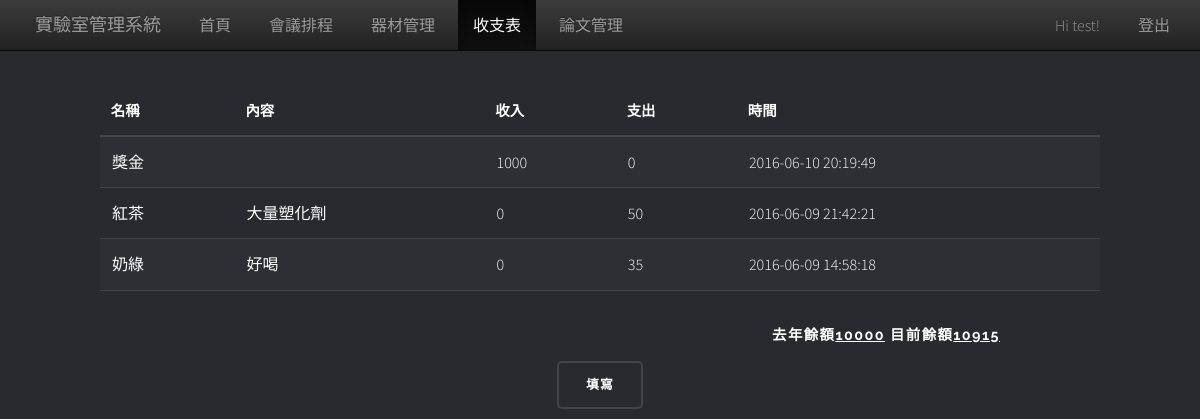
/balance.html (signed in), run on the app's committed database.
### tables this page shows
CREATE TABLE "User" ("id" INTEGER PRIMARY KEY  NOT NULL ,"account" VARCHAR NOT NULL ,"password" VARCHAR NOT NULL ,"name" VARCHAR NOT NULL ,"email" VARCHAR NOT NULL ,"register_time" DATETIME DEFAULT ((datetime('now','localtime'))) );

CREATE TABLE "LabBalance" ("id" INTEGER PRIMARY KEY  NOT NULL ,"name" VARCHAR NOT NULL ,"content" VARCHAR,"income" INTEGER,"outlay" INTEGER,"time" DATETIME DEFAULT ((datetime('now','localtime'))) );

### main.py (the view, shortened to what this page needs)
@app.route('/balance.html', methods=['GET', 'POST'])
@flask_login.login_required
def balance():
    if flask.request.method == 'GET':
        income_err = False
        outlay_err = False
        input_err = False
        try:
            income_err = flask.request.args['income_err']
        except:
            pass
        try:
            outlay_err = flask.request.args['outlay_err']
        except:
            pass
        try:
            input_err = flask.request.args['input_err']
        except:
            pass
        money = 10000
        cur = con.cursor()
        cur.execute("SELECT name, content, income, outlay, time FROM LabBalance ORDER BY id DESC")
        ret = cur.fetchall()
        for item in ret:
            money += item[2]
            money -= item[3]
        return flask.render_template('balance.html', money=money, ret=ret, balance=True,
                                     income_err=income_err, outlay_err=outlay_err, input_err=input_err)

### main.py (called while the page is built)
@login_manager.user_loader
def user_loader(user_id):
    cur = con.cursor()
    cur.execute("select id, account from User WHERE id=?", user_id)
    ret = cur.fetchone()
    if ret is None:
        return
    user = User(user_id, ret[1])
    return user

### templates/balance.html (shortened to what this page needs)
<html>
    <head>
        <link rel="stylesheet" href="static/bootstrap/css/bootstrap.min.css">
        <link rel="stylesheet" href="static/bootstrap/css/bootstrap-theme.min.css">
        <link href="static/index.css" rel="stylesheet">
        <link rel="stylesheet" href="static/assets/css/main.css" />
    </head>
    <body style="padding:100px;">
        {% include 'navbar.html' %}
        <table>
            <thead>
                <tr>
                    <th>名稱</th>
                    <th>內容</th>
                    <th>收入</th>
                    <th>支出</th>
                    <th>時間</th>
                </tr>
            </thead>
            <tbody>
            {% for item in ret %}
                <tr>
                    <td>{{item[0]}}</td>
                    <td>{{item[1]}}</td>
                    <td>{{item[2]}}</td>
                    <td>{{item[3]}}</td>
                    <td>{{item[4]}}</td>
                </tr>
            {% endfor %}
            </tbody>
        </table>
        <h3 align="right" style="padding-right: 100px;">去年餘額<u>10000</u>  目前餘額<u>{{money}}</u></h3>
        <center> <button id="button">填寫</button> </center>
    </body>
</html>

### templates/navbar.html
<nav class="navbar navbar-inverse navbar-fixed-top" style="background-color: #2e3141; ">
    <div class="container" style="padding-left: 20px;">
        <div class="navbar-header">
            <a class="navbar-brand" href="index.html">實驗室管理系統</a>
        </div>
    <div id="navbar" class="navbar-collapse collapse">
        <ul class="nav navbar-nav">
            <li {% if index %}class="active"{% endif %}><a href="index.html">首頁</a></li>
            <li {% if meetingSchedule %}class="active"{% endif %}><a href="meetingSchedule.html">會議排程</a></li>
            <li {% if equip %}class="active"{% endif %}><a href="equip.html">器材管理</a></li>
            <li {% if balance %}class="active"{% endif %}><a href="balance.html">收支表</a></li>
            <li {% if paper %}class="active"{% endif %}><a href="paper.html">論文管理</a></li>
        </ul>
        <ul class="nav navbar-nav navbar-right">
            {% if current_user.is_authenticated %}
            <li><a> Hi {{ current_user.account }}! </a></li>
            <li><a href="logout">登出</a></li>
            {% endif %}
        </ul>
    </div>
    </div>
</nav>

### static/index.css (style rules this page uses)
body { padding-top: 70px; padding-bottom: 30px; }

### static/assets/css/main.css (style rules this page uses)
html, body, div, span, applet, object, iframe, h1, h2, h3, h4, h5, h6, p, blockquote, pre, a, abbr, acronym, address, big, cite, code, del, dfn, em, img, ins, kbd, q, s, samp, small, strike, strong, sub, sup, tt, var, b, u, i, center, dl, dt, dd, ol, ul, li, fieldset, form, label, legend, table, caption, tbody, tfoot, thead, tr, th, td, article, aside, canvas, details, embed, figure, figcaption, footer, header, hgroup, menu, nav, output, ruby, section, summary, time, mark, audio, video { margin: 0; padding: 0; border: 0; font-size: 100%; font: inherit; vertical-align: baseline; }
article, aside, details, figcaption, figure, footer, header, hgroup, menu, nav, section { display: block; }
body { line-height: 1; }
ol, ul { list-style: none; }
table { border-collapse: collapse; border-spacing: 0; }
body { -webkit-text-size-adjust: none; }
*, *:before, *:after { -moz-box-sizing: border-box; -webkit-box-sizing: border-box; box-sizing: border-box; }
body { -ms-overflow-style: scrollbar; }
body { background-color: #292A30; background-size: auto, cover; background-attachment: fixed, fixed; background-position: center, center; }
body, input, select, textarea { color: #ffffff; font-family: "Source Sans Pro", Helvetica, sans-serif; font-size: 16.5pt; font-weight: 300; line-height: 1.65; }
@media screen and (max-width: 1680px) { body, input, select, textarea { font-size: 13pt; } }
@media screen and (max-width: 1280px) { body, input, select, textarea { font-size: 12pt; } }
a { -moz-transition: color 0.2s ease-in-out, border-bottom-color 0.2s ease-in-out; -webkit-transition: color 0.2s ease-in-out, border-bottom-color 0.2s ease-in-out; -ms-transition: color 0.2s ease-in-out, border-bottom-color 0.2s ease-in-out; transition: color 0.2s ease-in-out, border-bottom-color 0.2s ease-in-out; color: #ffffff; text-decoration: none; }
h1, h2, h3, h4, h5, h6 { color: #ffffff; font-family: Raleway, Helvetica, sans-serif; font-weight: 700; letter-spacing: 0.1em; margin: 0 0 1em 0; text-transform: uppercase; }
h3 { font-size: 0.9em; }
ul { list-style: disc; margin: 0 0 2em 0; padding-left: 1em; }
ul li { padding-left: 0.5em; }
table { margin: 0 0 2em 0; width: 100%; }
table tbody tr { border: solid 1px rgba(255, 255, 255, 0.125); border-left: 0; border-right: 0; }
table tbody tr:nth-child(2n + 1) { background-color: rgba(255, 255, 255, 0.025); }
table td { padding: 0.75em 0.75em; }
table th { color: #ffffff; font-size: 0.9em; font-weight: 600; padding: 0 0.75em 0.75em 0.75em; text-align: left; }
table thead { border-bottom: solid 2px rgba(255, 255, 255, 0.125); }
input[type="submit"], input[type="reset"], input[type="button"], button, .button { -moz-appearance: none; -webkit-appearance: none; -ms-appearance: none; appearance: none; -moz-transition: background-color 0.2s ease-in-out; -webkit-transition: background-color 0.2s ease-in-out; -ms-transition: background-color 0.2s ease-in-out; transition: background-color 0.2s ease-in-out; background-color: transparent; border-radius: 5px; border: 0; box-shadow: inset 0 0 0 2px rgba(255, 255, 255, 0.125); color: #ffffff !important; cursor: pointer; display: inline-block; font-family: Raleway, Helvetica, sans-serif; font-size: 0.8em; font-weight: 700; height: 3.75em; letter-spacing: 0.1em; line-height: 3.75em; padding: 0 2.25em; text-align: center; text-decoration: none; text-transform: uppercase; white-space: nowrap; }

### data on the page
User: account "test"
LabBalance: name "獎金", income "1000", outlay "0", time "2016-06-10 20:19:49"
LabBalance: name "紅茶", content "大量塑化劑", income "0", outlay "50", time "2016-06-09 21:42:21"
LabBalance: name "奶綠", content "好喝", income "0", outlay "35", time "2016-06-09 14:58:18"

### other printed values
{{ money }} "10915"
